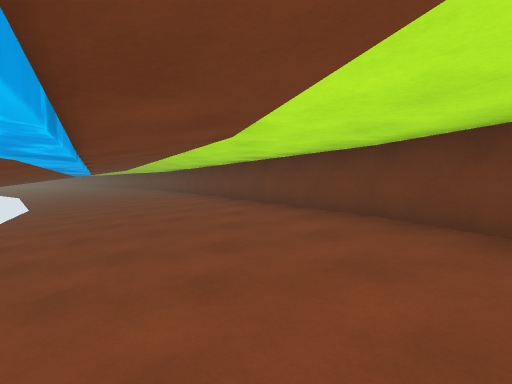
View 1 (above)

14 first-person views from a walk through a scene from a Unity 3-D project. The camera is 1.4 m above the floor, tilts 2° down and sees 80° across. The floor is counted in squares, 2 m on a side. Each view is taken from the middle of a square. On the plan, view 1 faces up. The plan holds only what a view shows up to about 10 squares ahead; the rest is blank. The place goes on beyond the plan. Surface patterns are stand-ins for the level's own textures.

View 2
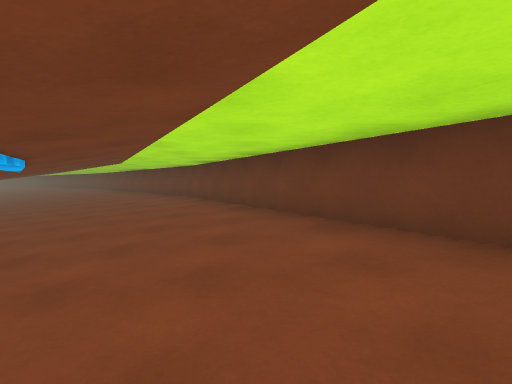

View 3
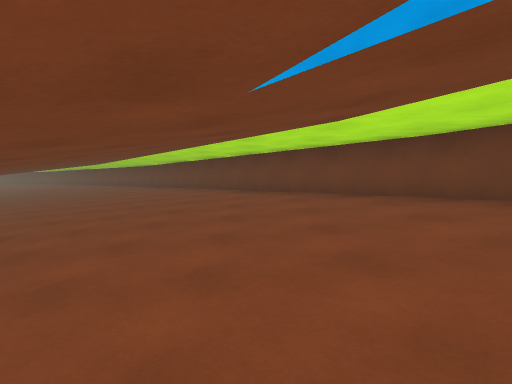

View 4
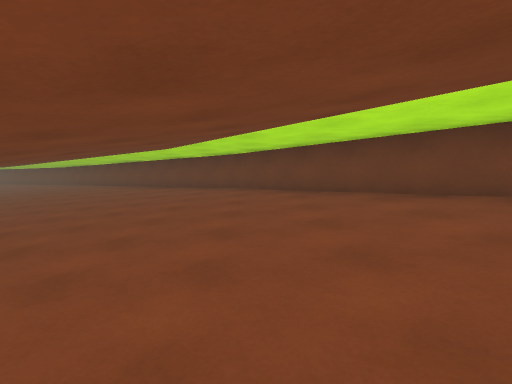

View 5
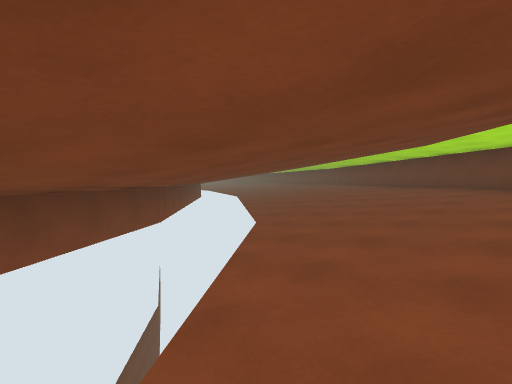

View 6
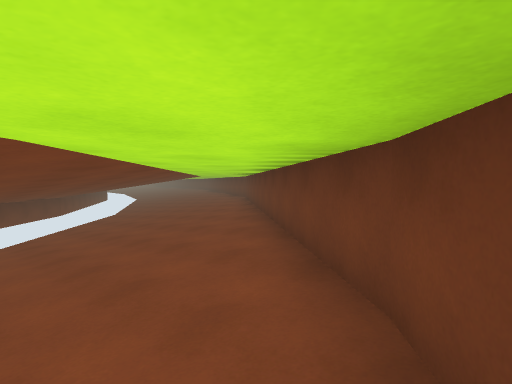

View 7
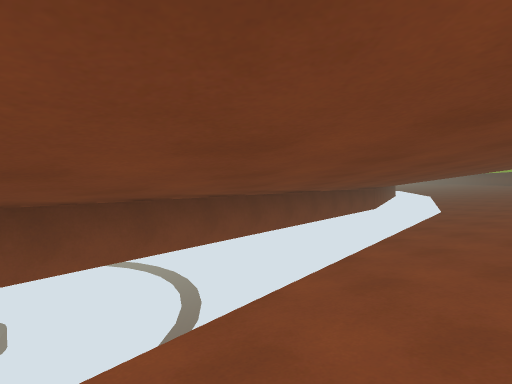

View 8
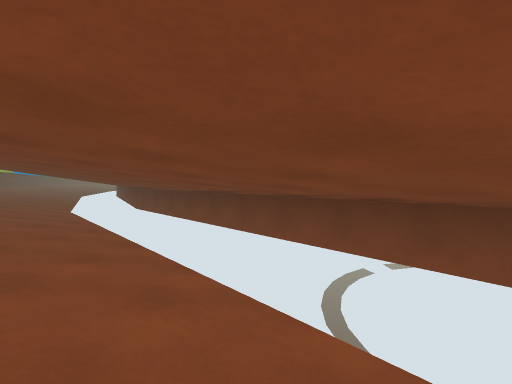

View 9
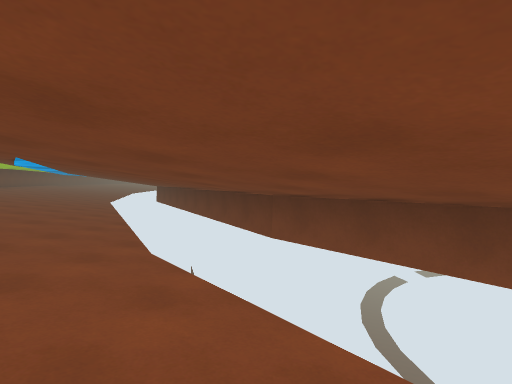

View 10
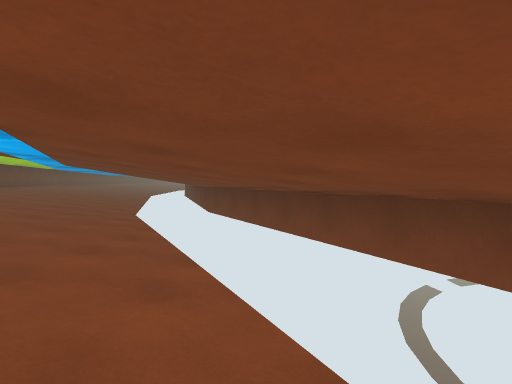

View 11
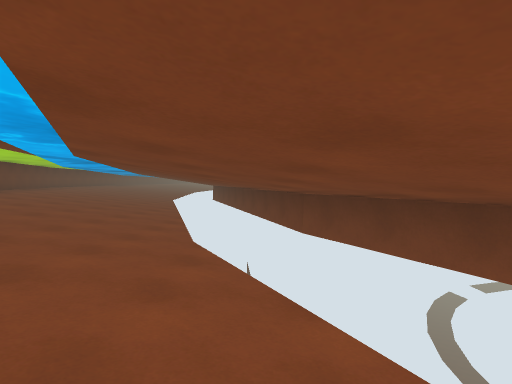

View 12
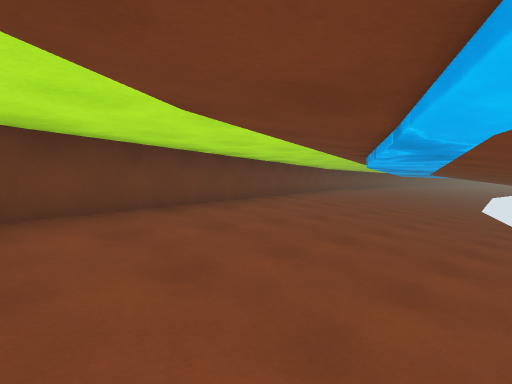

View 13
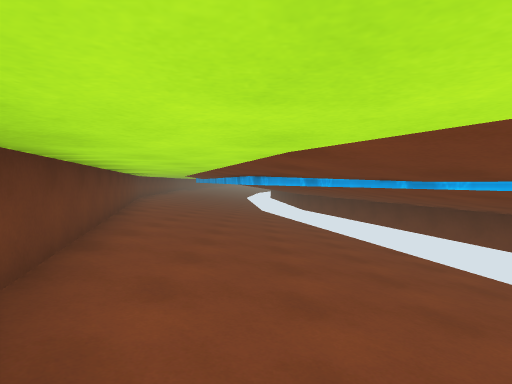

View 14
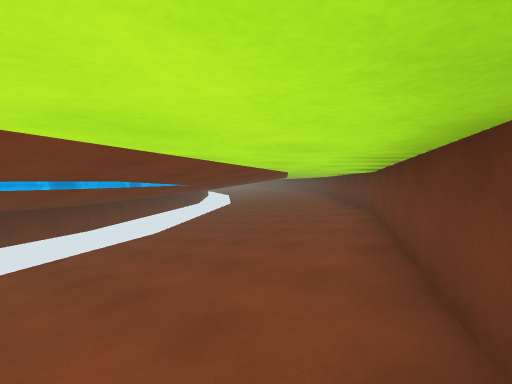

### Floor plan
Key: @ floor where view 1 was taken; # wall or solid block; . main floor; : floor 0.25 m higher than the main floor; - floor 0.25 m lower than the main floor; _ floor 0.5 m lower than the main floor; < floor 0.75 m lower than the main floor.
Columns run from 22 left of view 1 to 3 right of it. Each row starts with its distance up from view 1.
 24  <<_--..###
 23 ## <__-..:##
 22  ## <__-..:##
 21   ###<__--.:##
 20    ###<<_--.:##
 19     ###<<_--.:#
 18      ### <_-..##
 17        ##<<_-..##
 16         ##<__-.:##
 15         ###<__-.:##
 14          ###<_--.:##
 13           ###<_-..:#
 12            ###<_-.:##
 11             ##<__-.:#
 10              ##<_-..##
  9              ## <_-.:#
  8               ##<_-..##
  7                # <_-.:#
  6                ##<_-..##
  5                 ##<_-.:#
  4                 ##<_--.##
  3                  ##<_-.:#
  2                  ##<_-.:#
  1                   ##<_-.##
  0                   ##<_@.:#
 -1                    #<_-.:#
 -2                    # <_-.#

Positions as (right, up) in squares from view 1, and headings:
1: (0, 0), facing up
2: (-2, 5), facing up
3: (-6, 9), facing up
4: (-10, 14), facing up
5: (-10, 14), facing up-left
6: (-10, 20), facing up-left
7: (-13, 19), facing left
8: (-13, 19), facing down
9: (-9, 14), facing down
10: (-6, 9), facing down
11: (-4, 6), facing down
12: (-2, 4), facing down-right
13: (0, 5), facing down
14: (-1, 7), facing up-left
